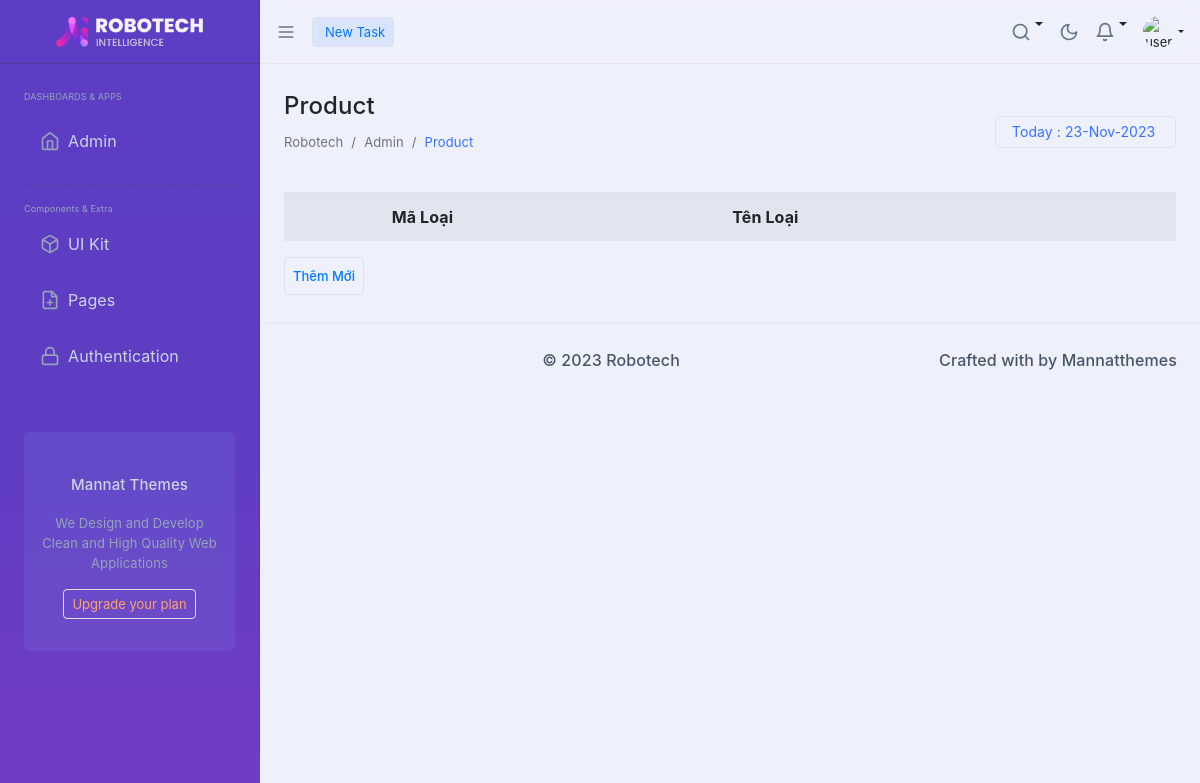
Before: /admin/index.php?act=lisdm with the older database file.
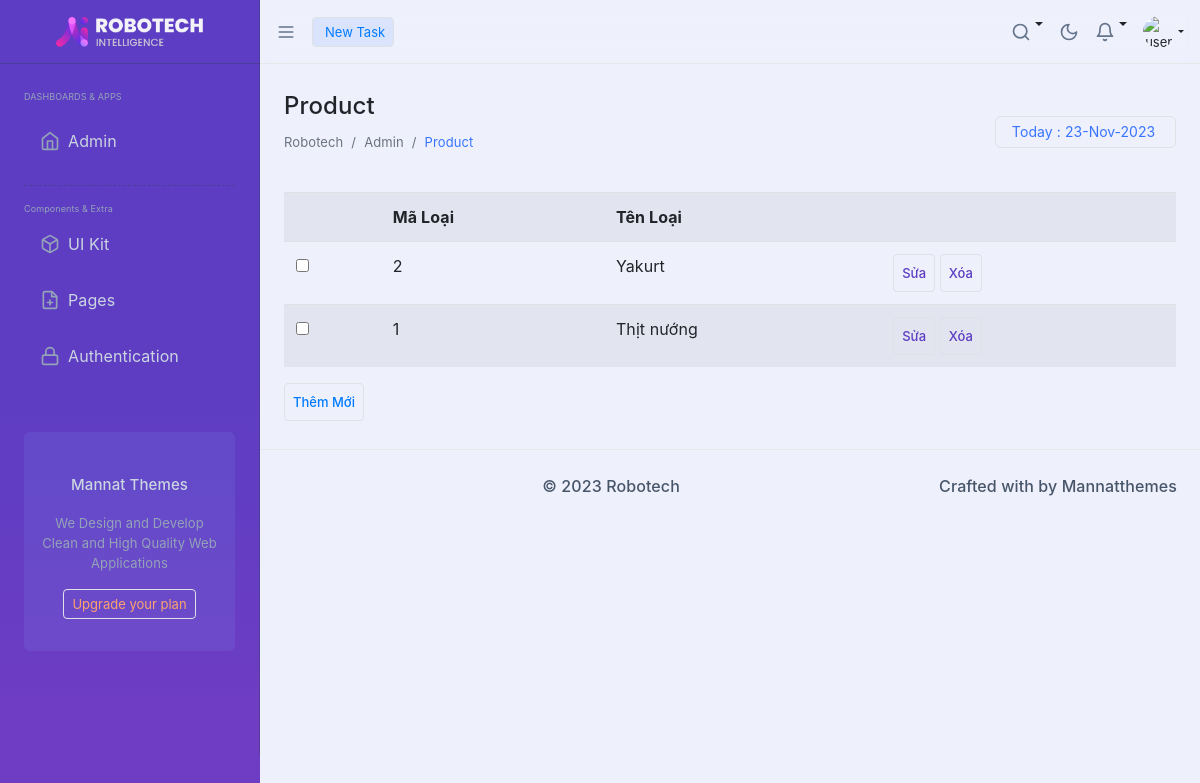
After: the same page with the newer database file.
### tables this page shows
CREATE TABLE `danhmuc` (
  `id` int(11) NOT NULL,
  `name` varchar(255) NOT NULL
);

### model/pdo.php (called while the page is built, shortened)
<?php
function pdo_get_connection(){
    $dburl = "mysql:host=localhost;dbname=pro1014-da1-dtcshop;charset=utf8";
    $username = 'root';
    $password = '';
    $conn = new PDO($dburl, $username, $password);
    $conn->setAttribute(PDO::ATTR_ERRMODE, PDO::ERRMODE_EXCEPTION);
    return $conn;
}
function pdo_query($sql){
    $sql_args = array_slice(func_get_args(), 1);
    try{
        $conn = pdo_get_connection();
        $stmt = $conn->prepare($sql);
        $stmt->execute($sql_args);
        $rows = $stmt->fetchAll();
        return $rows;
    }
    catch(PDOException $e){
        throw $e;
    }
    finally{
        unset($conn);
    }
}

### model/Danhmuc.php (called while the page is built, shortened)
<?php
function loadall_danhmuc(){
    $sql = "select * from danhmuc order by id desc";
    $listdanhmuc = pdo_query($sql);
    return $listdanhmuc;
}
?>

### admin/Danhmuc/list.php (the view, shortened to what the changed rows need)
<div class="ltr:flex flex-1 rtl:flex-row-reverse">
            <div class="page-wrapper relative ltr:ms-auto rtl:me-auto rtl:ms-0 w-[calc(100%-260px)] px-4 pt-[64px] duration-300">
                <div class="xl:w-full">
                    <div class="flex flex-wrap">
                        <div class="flex items-center py-4 w-full">
                            <div class="w-full">
                                <div class="">
                                    <div class="flex flex-wrap justify-between">
                                        <div class="items-center ">
                                            <h1 class="font-medium text-3xl block dark:text-slate-100">Product</h1>
                                        </div>
                                    </div>
                                </div>
                            </div>
                        </div>
                    </div>
                </div>
                <div class="xl:w-full  min-h-[calc(100vh-138px)] relative pb-14">
                    <form action="index.php?act=adddm" method="post" >
                        <div class="col-span-12 sm:col-span-12 md:col-span-12 lg:col-span-6 xl:col-span-6">
                            <div class="w-full relative mb-4">
                                <div class="flex-auto p-0 md:p-4">
                                    <table class="table table-striped">
                                    <tr>
                                        <th scope="col"></th>
                                        <th scope="col">Mã Loại</th>
                                        <th scope="col">Tên Loại</th>
                                        <th scope="col"></th>
                                    </tr>
                                    <?php
                                        foreach ($listdanhmuc as $danhmuc) {
                                            extract($danhmuc);
                                            $suadm="index.php?act=suadm&id=".$id;
                                            $xoadm="index.php?act=xoadm&id=".$id;
                                            echo '<tr>
                                            <td><input type="checkbox" name="" id=""></td>
                                            <td>'.$id.'</td>
                                            <td>'.$name.'</td>
                                            <td><a href="'.$suadm.'"><input type="button" value="Sửa" class="px-2 py-2 lg:px-4 bg-transparent  text-brand text-sm  rounded transition hover:bg-brand-500 hover:text-white border border-brand font-medium"></a> <a href="'.$xoadm.'"> <input type="button" value="Xóa" class="px-2 py-2 lg:px-4 bg-transparent  text-brand text-sm  rounded transition hover:bg-brand-500 hover:text-white border border-brand font-medium"></a></td>
                                        </tr>';
                                        }
                                    ?>
                                    </table>
                                </div>
                            </div>
                        </form>
                        </div>
</div>

Changed rows visible on the page:
added danhmuc: id "2", name "Yakurt"
added danhmuc: id "1", name "Thịt nướng"
